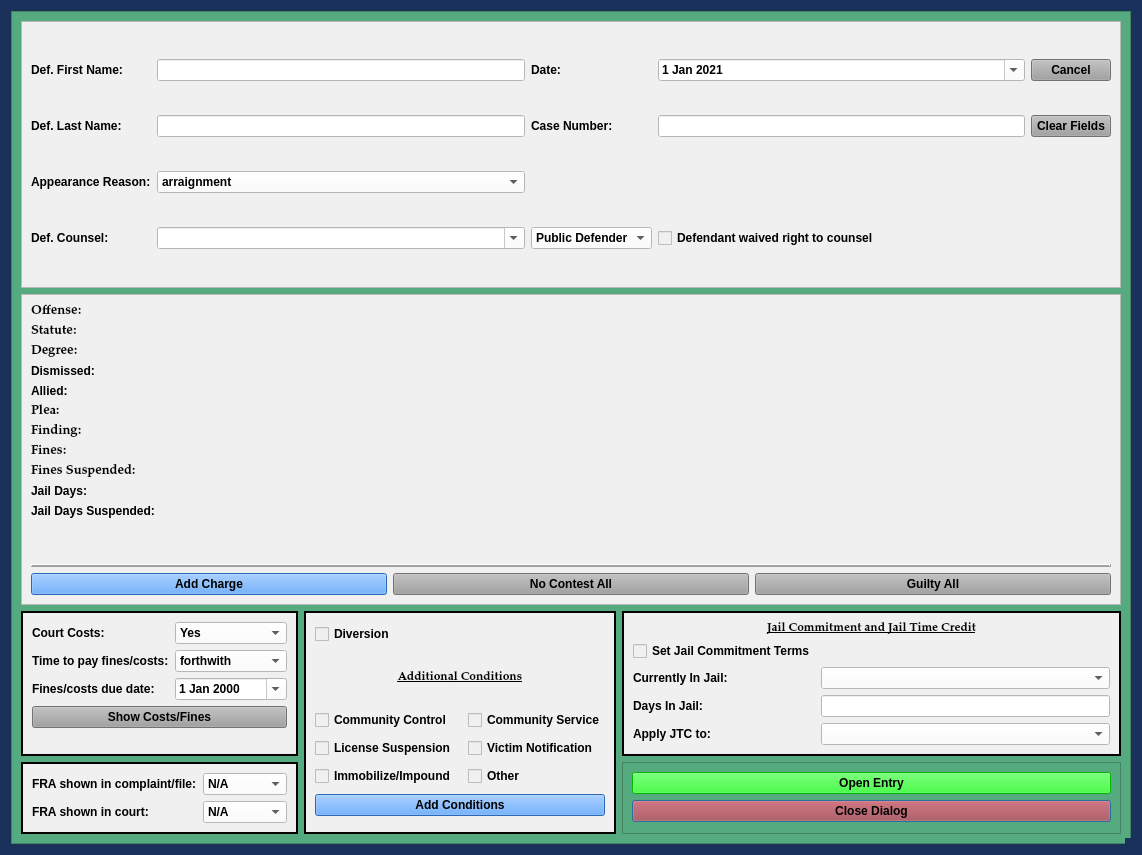
<?xml version="1.0" encoding="UTF-8"?>
<ui version="4.0">
 <class>JailCCPleaDialog</class>
 <widget class="QDialog" name="JailCCPleaDialog">
  <property name="windowModality">
   <enum>Qt::NonModal</enum>
  </property>
  <property name="geometry">
   <rect>
    <x>0</x>
    <y>0</y>
    <width>1142</width>
    <height>855</height>
   </rect>
  </property>
  <property name="sizePolicy">
   <sizepolicy hsizetype="Minimum" vsizetype="Minimum">
    <horstretch>0</horstretch>
    <verstretch>0</verstretch>
   </sizepolicy>
  </property>
  <property name="minimumSize">
   <size>
    <width>0</width>
    <height>0</height>
   </size>
  </property>
  <property name="maximumSize">
   <size>
    <width>2500</width>
    <height>3500</height>
   </size>
  </property>
  <property name="palette">
   <palette>
    <active>
     <colorrole role="Button">
      <brush brushstyle="SolidPattern">
       <color alpha="255">
        <red>25</red>
        <green>49</green>
        <blue>91</blue>
       </color>
      </brush>
     </colorrole>
     <colorrole role="Base">
      <brush brushstyle="SolidPattern">
       <color alpha="255">
        <red>25</red>
        <green>49</green>
        <blue>91</blue>
       </color>
      </brush>
     </colorrole>
     <colorrole role="Window">
      <brush brushstyle="SolidPattern">
       <color alpha="255">
        <red>25</red>
        <green>49</green>
        <blue>91</blue>
       </color>
      </brush>
     </colorrole>
    </active>
    <inactive>
     <colorrole role="Button">
      <brush brushstyle="SolidPattern">
       <color alpha="255">
        <red>25</red>
        <green>49</green>
        <blue>91</blue>
       </color>
      </brush>
     </colorrole>
     <colorrole role="Base">
      <brush brushstyle="SolidPattern">
       <color alpha="255">
        <red>25</red>
        <green>49</green>
        <blue>91</blue>
       </color>
      </brush>
     </colorrole>
     <colorrole role="Window">
      <brush brushstyle="SolidPattern">
       <color alpha="255">
        <red>25</red>
        <green>49</green>
        <blue>91</blue>
       </color>
      </brush>
     </colorrole>
    </inactive>
    <disabled>
     <colorrole role="Button">
      <brush brushstyle="SolidPattern">
       <color alpha="255">
        <red>25</red>
        <green>49</green>
        <blue>91</blue>
       </color>
      </brush>
     </colorrole>
     <colorrole role="Base">
      <brush brushstyle="SolidPattern">
       <color alpha="255">
        <red>25</red>
        <green>49</green>
        <blue>91</blue>
       </color>
      </brush>
     </colorrole>
     <colorrole role="Window">
      <brush brushstyle="SolidPattern">
       <color alpha="255">
        <red>25</red>
        <green>49</green>
        <blue>91</blue>
       </color>
      </brush>
     </colorrole>
    </disabled>
   </palette>
  </property>
  <property name="font">
   <font>
    <family>Palatino Linotype</family>
    <pointsize>10</pointsize>
    <weight>75</weight>
    <italic>false</italic>
    <bold>true</bold>
   </font>
  </property>
  <property name="windowTitle">
   <string>Jail Community Control Plea Case Information</string>
  </property>
  <property name="toolTip">
   <string/>
  </property>
  <property name="styleSheet">
   <string notr="true">background-color: rgb(25, 49, 91);
font: 75 10pt &quot;Palatino Linotype&quot;;
font-weight: bold;</string>
  </property>
  <property name="sizeGripEnabled">
   <bool>true</bool>
  </property>
  <property name="modal">
   <bool>true</bool>
  </property>
  <layout class="QVBoxLayout" name="verticalLayout" stretch="0">
   <item>
    <widget class="QScrollArea" name="scrollArea">
     <property name="styleSheet">
      <string notr="true">background-color: rgb(85, 170, 127);</string>
     </property>
     <property name="widgetResizable">
      <bool>true</bool>
     </property>
     <widget class="QWidget" name="scrollAreaWidgetContents_2">
      <property name="geometry">
       <rect>
        <x>0</x>
        <y>0</y>
        <width>1099</width>
        <height>845</height>
       </rect>
      </property>
      <layout class="QGridLayout" name="gridLayout_4" rowstretch="1,0,0,0">
       <item row="3" column="0">
        <widget class="QFrame" name="fra_frame">
         <property name="sizePolicy">
          <sizepolicy hsizetype="Preferred" vsizetype="Preferred">
           <horstretch>0</horstretch>
           <verstretch>0</verstretch>
          </sizepolicy>
         </property>
         <property name="styleSheet">
          <string notr="true">background-color: rgb(240, 240, 240);</string>
         </property>
         <property name="frameShape">
          <enum>QFrame::Box</enum>
         </property>
         <property name="frameShadow">
          <enum>QFrame::Plain</enum>
         </property>
         <property name="lineWidth">
          <number>2</number>
         </property>
         <layout class="QFormLayout" name="formLayout_2">
          <item row="0" column="0">
           <widget class="QLabel" name="label_21">
            <property name="text">
             <string>FRA shown in complaint/file:</string>
            </property>
           </widget>
          </item>
          <item row="0" column="1">
           <widget class="QComboBox" name="fra_in_file_box">
            <property name="styleSheet">
             <string notr="true">background-color: rgb(255, 255, 255);</string>
            </property>
            <item>
             <property name="text">
              <string>N/A</string>
             </property>
            </item>
            <item>
             <property name="text">
              <string>Yes</string>
             </property>
            </item>
            <item>
             <property name="text">
              <string>No</string>
             </property>
            </item>
           </widget>
          </item>
          <item row="1" column="0">
           <widget class="QLabel" name="label_22">
            <property name="text">
             <string>FRA shown in court:</string>
            </property>
           </widget>
          </item>
          <item row="1" column="1">
           <widget class="QComboBox" name="fra_in_court_box">
            <property name="styleSheet">
             <string notr="true">background-color: rgb(255, 255, 255);</string>
            </property>
            <item>
             <property name="text">
              <string>N/A</string>
             </property>
            </item>
            <item>
             <property name="text">
              <string>Yes</string>
             </property>
            </item>
            <item>
             <property name="text">
              <string>No</string>
             </property>
            </item>
           </widget>
          </item>
         </layout>
        </widget>
       </item>
       <item row="0" column="0" colspan="3">
        <widget class="QFrame" name="case_name_Frame">
         <property name="sizePolicy">
          <sizepolicy hsizetype="Preferred" vsizetype="Preferred">
           <horstretch>0</horstretch>
           <verstretch>0</verstretch>
          </sizepolicy>
         </property>
         <property name="styleSheet">
          <string notr="true">background-color: rgb(240, 240, 240);</string>
         </property>
         <property name="frameShape">
          <enum>QFrame::StyledPanel</enum>
         </property>
         <property name="frameShadow">
          <enum>QFrame::Raised</enum>
         </property>
         <layout class="QGridLayout" name="gridLayout">
          <item row="0" column="2">
           <widget class="QLabel" name="label_26">
            <property name="text">
             <string>Date:</string>
            </property>
           </widget>
          </item>
          <item row="0" column="0">
           <widget class="QLabel" name="label">
            <property name="text">
             <string>Def. First Name:</string>
            </property>
           </widget>
          </item>
          <item row="1" column="1">
           <widget class="QLineEdit" name="defendant_last_name_lineEdit">
            <property name="enabled">
             <bool>true</bool>
            </property>
            <property name="styleSheet">
             <string notr="true">background-color: rgb(255, 255, 255);</string>
            </property>
           </widget>
          </item>
          <item row="1" column="0">
           <widget class="QLabel" name="label_2">
            <property name="text">
             <string>Def. Last Name:</string>
            </property>
           </widget>
          </item>
          <item row="0" column="1">
           <widget class="QLineEdit" name="defendant_first_name_lineEdit">
            <property name="maximumSize">
             <size>
              <width>500</width>
              <height>16777215</height>
             </size>
            </property>
            <property name="styleSheet">
             <string notr="true">background-color: rgb(255, 255, 255);</string>
            </property>
           </widget>
          </item>
          <item row="0" column="3">
           <widget class="QDateEdit" name="plea_trial_date">
            <property name="focusPolicy">
             <enum>Qt::NoFocus</enum>
            </property>
            <property name="styleSheet">
             <string notr="true">background-color: rgb(255, 255, 255);</string>
            </property>
            <property name="minimumDate">
             <date>
              <year>2021</year>
              <month>1</month>
              <day>1</day>
             </date>
            </property>
            <property name="calendarPopup">
             <bool>true</bool>
            </property>
            <property name="date">
             <date>
              <year>2021</year>
              <month>1</month>
              <day>1</day>
             </date>
            </property>
           </widget>
          </item>
          <item row="1" column="3">
           <widget class="QLineEdit" name="case_number_lineEdit">
            <property name="maximumSize">
             <size>
              <width>500</width>
              <height>16777215</height>
             </size>
            </property>
            <property name="styleSheet">
             <string notr="true">background-color: rgb(255, 255, 255);</string>
            </property>
           </widget>
          </item>
          <item row="0" column="4">
           <widget class="QPushButton" name="cancel_Button">
            <property name="focusPolicy">
             <enum>Qt::NoFocus</enum>
            </property>
            <property name="styleSheet">
             <string notr="true">background-color: rgb(160, 160, 160);</string>
            </property>
            <property name="text">
             <string>Cancel</string>
            </property>
           </widget>
          </item>
          <item row="1" column="2">
           <widget class="QLabel" name="label_3">
            <property name="text">
             <string>Case Number:</string>
            </property>
           </widget>
          </item>
          <item row="1" column="4">
           <widget class="QPushButton" name="clear_fields_case_Button">
            <property name="focusPolicy">
             <enum>Qt::NoFocus</enum>
            </property>
            <property name="styleSheet">
             <string notr="true">background-color: rgb(160, 160, 160);</string>
            </property>
            <property name="text">
             <string>Clear Fields</string>
            </property>
           </widget>
          </item>
          <item row="3" column="0">
           <widget class="QLabel" name="label_24">
            <property name="text">
             <string>Def. Counsel:</string>
            </property>
           </widget>
          </item>
          <item row="3" column="2">
           <widget class="QComboBox" name="defense_counsel_type_box">
            <property name="styleSheet">
             <string notr="true">background-color: rgb(255, 255, 255);</string>
            </property>
            <item>
             <property name="text">
              <string>Public Defender</string>
             </property>
            </item>
            <item>
             <property name="text">
              <string>Private Counsel</string>
             </property>
            </item>
           </widget>
          </item>
          <item row="3" column="3">
           <widget class="QCheckBox" name="defense_counsel_waived_checkBox">
            <property name="text">
             <string>Defendant waived right to counsel</string>
            </property>
           </widget>
          </item>
          <item row="3" column="1">
           <widget class="QComboBox" name="defense_counsel_name_box">
            <property name="styleSheet">
             <string notr="true">background-color: rgb(255, 255, 255);</string>
            </property>
            <property name="editable">
             <bool>true</bool>
            </property>
           </widget>
          </item>
          <item row="2" column="1">
           <widget class="QComboBox" name="appearance_reason_box">
            <property name="styleSheet">
             <string notr="true">background-color: rgb(255, 255, 255);</string>
            </property>
            <item>
             <property name="text">
              <string>arraignment</string>
             </property>
            </item>
            <item>
             <property name="text">
              <string>change of plea</string>
             </property>
            </item>
            <item>
             <property name="text">
              <string>trial to court</string>
             </property>
            </item>
            <item>
             <property name="text">
              <string>jury trial</string>
             </property>
            </item>
            <item>
             <property name="text">
              <string>LEAP sentencing</string>
             </property>
            </item>
           </widget>
          </item>
          <item row="2" column="0">
           <widget class="QLabel" name="label_27">
            <property name="text">
             <string>Appearance Reason:</string>
            </property>
           </widget>
          </item>
         </layout>
        </widget>
       </item>
       <item row="2" column="0">
        <widget class="QFrame" name="costs_frame">
         <property name="sizePolicy">
          <sizepolicy hsizetype="Preferred" vsizetype="Preferred">
           <horstretch>0</horstretch>
           <verstretch>0</verstretch>
          </sizepolicy>
         </property>
         <property name="styleSheet">
          <string notr="true">background-color: rgb(240, 240, 240);</string>
         </property>
         <property name="frameShape">
          <enum>QFrame::Box</enum>
         </property>
         <property name="frameShadow">
          <enum>QFrame::Plain</enum>
         </property>
         <property name="lineWidth">
          <number>2</number>
         </property>
         <layout class="QFormLayout" name="formLayout">
          <item row="0" column="0">
           <widget class="QLabel" name="label_11">
            <property name="text">
             <string>Court Costs:</string>
            </property>
           </widget>
          </item>
          <item row="0" column="1">
           <widget class="QComboBox" name="court_costs_box">
            <property name="styleSheet">
             <string notr="true">background-color: rgb(255, 255, 255);</string>
            </property>
            <item>
             <property name="text">
              <string>Yes</string>
             </property>
            </item>
            <item>
             <property name="text">
              <string>Waived</string>
             </property>
            </item>
            <item>
             <property name="text">
              <string>No</string>
             </property>
            </item>
           </widget>
          </item>
          <item row="1" column="0">
           <widget class="QLabel" name="label_9">
            <property name="text">
             <string>Time to pay fines/costs:</string>
            </property>
           </widget>
          </item>
          <item row="1" column="1">
           <widget class="QComboBox" name="ability_to_pay_box">
            <property name="styleSheet">
             <string notr="true">background-color: rgb(255, 255, 255);</string>
            </property>
            <item>
             <property name="text">
              <string>forthwith</string>
             </property>
            </item>
            <item>
             <property name="text">
              <string>within 30 days</string>
             </property>
            </item>
            <item>
             <property name="text">
              <string>within 60 days</string>
             </property>
            </item>
            <item>
             <property name="text">
              <string>within 90 days</string>
             </property>
            </item>
           </widget>
          </item>
          <item row="2" column="0">
           <widget class="QLabel" name="label_18">
            <property name="text">
             <string>Fines/costs due date:</string>
            </property>
           </widget>
          </item>
          <item row="2" column="1">
           <widget class="QDateEdit" name="balance_due_date">
            <property name="styleSheet">
             <string notr="true">background-color: rgb(255, 255, 255);</string>
            </property>
            <property name="calendarPopup">
             <bool>true</bool>
            </property>
           </widget>
          </item>
          <item row="3" column="0" colspan="2">
           <widget class="QPushButton" name="costs_and_fines_Button">
            <property name="sizePolicy">
             <sizepolicy hsizetype="Preferred" vsizetype="Fixed">
              <horstretch>0</horstretch>
              <verstretch>0</verstretch>
             </sizepolicy>
            </property>
            <property name="focusPolicy">
             <enum>Qt::NoFocus</enum>
            </property>
            <property name="styleSheet">
             <string notr="true">background-color: rgb(160, 160, 160);</string>
            </property>
            <property name="text">
             <string>Show Costs/Fines</string>
            </property>
            <property name="flat">
             <bool>false</bool>
            </property>
           </widget>
          </item>
         </layout>
        </widget>
       </item>
       <item row="3" column="2">
        <widget class="QFrame" name="frame_2">
         <property name="frameShape">
          <enum>QFrame::StyledPanel</enum>
         </property>
         <property name="frameShadow">
          <enum>QFrame::Raised</enum>
         </property>
         <layout class="QGridLayout" name="gridLayout_7">
          <item row="1" column="0">
           <widget class="QPushButton" name="close_dialog_Button">
            <property name="styleSheet">
             <string notr="true">background-color: rgb(170, 58, 63);</string>
            </property>
            <property name="text">
             <string>Close Dialog</string>
            </property>
           </widget>
          </item>
          <item row="0" column="0">
           <widget class="QPushButton" name="create_entry_Button">
            <property name="styleSheet">
             <string notr="true">background-color: rgb(0, 255, 0);</string>
            </property>
            <property name="text">
             <string>Open Entry</string>
            </property>
            <property name="autoDefault">
             <bool>false</bool>
            </property>
           </widget>
          </item>
         </layout>
        </widget>
       </item>
       <item row="1" column="0" colspan="3">
        <widget class="QFrame" name="frame">
         <property name="sizePolicy">
          <sizepolicy hsizetype="Preferred" vsizetype="Preferred">
           <horstretch>0</horstretch>
           <verstretch>0</verstretch>
          </sizepolicy>
         </property>
         <property name="styleSheet">
          <string notr="true">background-color: rgb(240, 240, 240);</string>
         </property>
         <property name="frameShape">
          <enum>QFrame::StyledPanel</enum>
         </property>
         <property name="frameShadow">
          <enum>QFrame::Raised</enum>
         </property>
         <layout class="QVBoxLayout" name="verticalLayout_2">
          <item>
           <layout class="QGridLayout" name="gridLayout_3">
            <item row="2" column="1">
             <widget class="QPushButton" name="no_contest_all_Button">
              <property name="sizePolicy">
               <sizepolicy hsizetype="Preferred" vsizetype="Fixed">
                <horstretch>0</horstretch>
                <verstretch>0</verstretch>
               </sizepolicy>
              </property>
              <property name="focusPolicy">
               <enum>Qt::NoFocus</enum>
              </property>
              <property name="styleSheet">
               <string notr="true">background-color: rgb(160, 160, 160);</string>
              </property>
              <property name="text">
               <string>No Contest All</string>
              </property>
             </widget>
            </item>
            <item row="2" column="2">
             <widget class="QPushButton" name="guilty_all_Button">
              <property name="sizePolicy">
               <sizepolicy hsizetype="Preferred" vsizetype="Fixed">
                <horstretch>0</horstretch>
                <verstretch>0</verstretch>
               </sizepolicy>
              </property>
              <property name="focusPolicy">
               <enum>Qt::NoFocus</enum>
              </property>
              <property name="styleSheet">
               <string notr="true">background-color: rgb(160, 160, 160);</string>
              </property>
              <property name="text">
               <string>Guilty All</string>
              </property>
             </widget>
            </item>
            <item row="2" column="0">
             <widget class="QPushButton" name="add_charge_Button">
              <property name="styleSheet">
               <string notr="true">background-color: rgb(62, 146, 255)</string>
              </property>
              <property name="text">
               <string>Add Charge</string>
              </property>
             </widget>
            </item>
            <item row="0" column="0" colspan="3">
             <layout class="QGridLayout" name="charges_gridLayout">
              <item row="12" column="0">
               <widget class="QLabel" name="label_5">
                <property name="text">
                 <string/>
                </property>
               </widget>
              </item>
              <item row="8" column="0">
               <widget class="QLabel" name="label_10">
                <property name="font">
                 <font>
                  <family>Palatino Linotype</family>
                  <pointsize>10</pointsize>
                  <weight>75</weight>
                  <italic>false</italic>
                  <bold>true</bold>
                 </font>
                </property>
                <property name="text">
                 <string>Fines Suspended:</string>
                </property>
               </widget>
              </item>
              <item row="2" column="0">
               <widget class="QLabel" name="label_20">
                <property name="font">
                 <font>
                  <family>Palatino Linotype</family>
                  <pointsize>10</pointsize>
                  <weight>75</weight>
                  <italic>false</italic>
                  <bold>true</bold>
                 </font>
                </property>
                <property name="text">
                 <string>Degree:</string>
                </property>
               </widget>
              </item>
              <item row="6" column="0">
               <widget class="QLabel" name="label_14">
                <property name="font">
                 <font>
                  <family>Palatino Linotype</family>
                  <pointsize>10</pointsize>
                  <weight>75</weight>
                  <italic>false</italic>
                  <bold>true</bold>
                 </font>
                </property>
                <property name="text">
                 <string>Finding:</string>
                </property>
               </widget>
              </item>
              <item row="5" column="0">
               <widget class="QLabel" name="plea_label_1">
                <property name="font">
                 <font>
                  <family>Palatino Linotype</family>
                  <pointsize>10</pointsize>
                  <weight>75</weight>
                  <italic>false</italic>
                  <bold>true</bold>
                 </font>
                </property>
                <property name="text">
                 <string>Plea:</string>
                </property>
               </widget>
              </item>
              <item row="10" column="0">
               <widget class="QLabel" name="label_12">
                <property name="text">
                 <string>Jail Days Suspended:</string>
                </property>
               </widget>
              </item>
              <item row="0" column="0">
               <widget class="QLabel" name="offense_label_1">
                <property name="font">
                 <font>
                  <family>Palatino Linotype</family>
                  <pointsize>10</pointsize>
                  <weight>75</weight>
                  <italic>false</italic>
                  <bold>true</bold>
                 </font>
                </property>
                <property name="text">
                 <string>Offense:</string>
                </property>
                <property name="wordWrap">
                 <bool>true</bool>
                </property>
               </widget>
              </item>
              <item row="1" column="0">
               <widget class="QLabel" name="label_19">
                <property name="font">
                 <font>
                  <family>Palatino Linotype</family>
                  <pointsize>10</pointsize>
                  <weight>75</weight>
                  <italic>false</italic>
                  <bold>true</bold>
                 </font>
                </property>
                <property name="text">
                 <string>Statute:</string>
                </property>
               </widget>
              </item>
              <item row="9" column="0">
               <widget class="QLabel" name="label_8">
                <property name="text">
                 <string>Jail Days:</string>
                </property>
               </widget>
              </item>
              <item row="7" column="0">
               <widget class="QLabel" name="label_17">
                <property name="font">
                 <font>
                  <family>Palatino Linotype</family>
                  <pointsize>10</pointsize>
                  <weight>75</weight>
                  <italic>false</italic>
                  <bold>true</bold>
                 </font>
                </property>
                <property name="text">
                 <string>Fines:</string>
                </property>
               </widget>
              </item>
              <item row="4" column="0">
               <widget class="QLabel" name="label_7">
                <property name="text">
                 <string>Allied:</string>
                </property>
               </widget>
              </item>
              <item row="11" column="0">
               <widget class="QLabel" name="label_4">
                <property name="text">
                 <string/>
                </property>
               </widget>
              </item>
              <item row="3" column="0">
               <widget class="QLabel" name="label_25">
                <property name="text">
                 <string>Dismissed:</string>
                </property>
               </widget>
              </item>
             </layout>
            </item>
            <item row="1" column="0" colspan="3">
             <widget class="Line" name="line">
              <property name="frameShadow">
               <enum>QFrame::Raised</enum>
              </property>
              <property name="lineWidth">
               <number>2</number>
              </property>
              <property name="orientation">
               <enum>Qt::Horizontal</enum>
              </property>
             </widget>
            </item>
           </layout>
          </item>
         </layout>
        </widget>
       </item>
       <item row="2" column="2">
        <widget class="QFrame" name="jail_time_credit_frame">
         <property name="styleSheet">
          <string notr="true">background-color: rgb(240, 240, 240);
font: 75 9pt &quot;Palatino Linotype&quot;;
font-weight: bold;</string>
         </property>
         <property name="frameShape">
          <enum>QFrame::Box</enum>
         </property>
         <property name="frameShadow">
          <enum>QFrame::Plain</enum>
         </property>
         <property name="lineWidth">
          <number>2</number>
         </property>
         <layout class="QGridLayout" name="gridLayout_6">
          <item row="2" column="1">
           <widget class="QComboBox" name="in_jail_box">
            <property name="styleSheet">
             <string notr="true">background-color: rgb(255, 255, 255);</string>
            </property>
            <item>
             <property name="text">
              <string/>
             </property>
            </item>
            <item>
             <property name="text">
              <string>Yes</string>
             </property>
            </item>
            <item>
             <property name="text">
              <string>No</string>
             </property>
            </item>
           </widget>
          </item>
          <item row="2" column="0">
           <widget class="QLabel" name="label_6">
            <property name="text">
             <string>Currently In Jail:</string>
            </property>
           </widget>
          </item>
          <item row="4" column="0">
           <widget class="QLabel" name="label_16">
            <property name="text">
             <string>Apply JTC to:</string>
            </property>
           </widget>
          </item>
          <item row="3" column="1">
           <widget class="QLineEdit" name="jail_time_credit_box">
            <property name="styleSheet">
             <string notr="true">background-color: rgb(255, 255, 255);</string>
            </property>
           </widget>
          </item>
          <item row="3" column="0">
           <widget class="QLabel" name="label_13">
            <property name="text">
             <string>Days In Jail:</string>
            </property>
           </widget>
          </item>
          <item row="0" column="0" colspan="2">
           <widget class="QLabel" name="jail_time_credit_label">
            <property name="maximumSize">
             <size>
              <width>16777215</width>
              <height>50</height>
             </size>
            </property>
            <property name="font">
             <font>
              <family>Palatino Linotype</family>
              <pointsize>9</pointsize>
              <weight>75</weight>
              <italic>false</italic>
              <bold>true</bold>
              <underline>true</underline>
             </font>
            </property>
            <property name="text">
             <string>Jail Commitment and Jail Time Credit</string>
            </property>
            <property name="alignment">
             <set>Qt::AlignCenter</set>
            </property>
           </widget>
          </item>
          <item row="4" column="1">
           <widget class="QComboBox" name="jail_time_credit_apply_box">
            <property name="styleSheet">
             <string notr="true">background-color: rgb(255, 255, 255);</string>
            </property>
            <item>
             <property name="text">
              <string/>
             </property>
            </item>
            <item>
             <property name="text">
              <string>Costs and Fines</string>
             </property>
            </item>
            <item>
             <property name="text">
              <string>Sentence</string>
             </property>
            </item>
           </widget>
          </item>
          <item row="1" column="0">
           <widget class="QCheckBox" name="jail_checkBox">
            <property name="text">
             <string>Set Jail Commitment Terms</string>
            </property>
           </widget>
          </item>
         </layout>
        </widget>
       </item>
       <item row="2" column="1" rowspan="2">
        <widget class="QFrame" name="frame_6">
         <property name="sizePolicy">
          <sizepolicy hsizetype="Preferred" vsizetype="Preferred">
           <horstretch>0</horstretch>
           <verstretch>0</verstretch>
          </sizepolicy>
         </property>
         <property name="styleSheet">
          <string notr="true">background-color: rgb(240, 240, 240);
font: 75 9pt &quot;Palatino Linotype&quot;;
font-weight: bold;</string>
         </property>
         <property name="frameShape">
          <enum>QFrame::Box</enum>
         </property>
         <property name="frameShadow">
          <enum>QFrame::Plain</enum>
         </property>
         <property name="lineWidth">
          <number>2</number>
         </property>
         <layout class="QGridLayout" name="gridLayout_5" rowstretch="0,0,0,0,0,0,0,0">
          <item row="7" column="0" colspan="3">
           <widget class="QPushButton" name="add_conditions_Button">
            <property name="styleSheet">
             <string notr="true">background-color: rgb(62, 146, 255)</string>
            </property>
            <property name="text">
             <string>Add Conditions</string>
            </property>
            <property name="autoDefault">
             <bool>false</bool>
            </property>
           </widget>
          </item>
          <item row="3" column="0">
           <widget class="QCheckBox" name="community_control_checkBox">
            <property name="text">
             <string>Community Control</string>
            </property>
           </widget>
          </item>
          <item row="4" column="2">
           <widget class="QCheckBox" name="victim_notification_checkBox">
            <property name="text">
             <string>Victim Notification</string>
            </property>
           </widget>
          </item>
          <item row="3" column="2">
           <widget class="QCheckBox" name="community_service_checkBox">
            <property name="text">
             <string>Community Service</string>
            </property>
           </widget>
          </item>
          <item row="5" column="2">
           <widget class="QCheckBox" name="other_conditions_checkBox">
            <property name="enabled">
             <bool>true</bool>
            </property>
            <property name="focusPolicy">
             <enum>Qt::StrongFocus</enum>
            </property>
            <property name="text">
             <string>Other</string>
            </property>
           </widget>
          </item>
          <item row="4" column="0">
           <widget class="QCheckBox" name="license_suspension_checkBox">
            <property name="text">
             <string>License Suspension</string>
            </property>
           </widget>
          </item>
          <item row="5" column="0">
           <widget class="QCheckBox" name="impoundment_checkBox">
            <property name="text">
             <string>Immobilize/Impound</string>
            </property>
           </widget>
          </item>
          <item row="1" column="0" colspan="3">
           <widget class="QLabel" name="add_conditions_label">
            <property name="maximumSize">
             <size>
              <width>16777215</width>
              <height>50</height>
             </size>
            </property>
            <property name="font">
             <font>
              <family>Palatino Linotype</family>
              <pointsize>9</pointsize>
              <weight>75</weight>
              <italic>false</italic>
              <bold>true</bold>
              <underline>true</underline>
             </font>
            </property>
            <property name="text">
             <string>Additional Conditions</string>
            </property>
            <property name="alignment">
             <set>Qt::AlignCenter</set>
            </property>
           </widget>
          </item>
          <item row="0" column="0">
           <widget class="QCheckBox" name="diversion_checkBox">
            <property name="text">
             <string>Diversion</string>
            </property>
           </widget>
          </item>
         </layout>
        </widget>
       </item>
      </layout>
     </widget>
    </widget>
   </item>
  </layout>
 </widget>
 <tabstops>
  <tabstop>defendant_first_name_lineEdit</tabstop>
  <tabstop>defendant_last_name_lineEdit</tabstop>
  <tabstop>case_number_lineEdit</tabstop>
  <tabstop>defense_counsel_name_box</tabstop>
  <tabstop>defense_counsel_type_box</tabstop>
  <tabstop>defense_counsel_waived_checkBox</tabstop>
  <tabstop>court_costs_box</tabstop>
  <tabstop>ability_to_pay_box</tabstop>
  <tabstop>balance_due_date</tabstop>
  <tabstop>fra_in_file_box</tabstop>
  <tabstop>fra_in_court_box</tabstop>
  <tabstop>community_control_checkBox</tabstop>
  <tabstop>add_conditions_Button</tabstop>
  <tabstop>jail_time_credit_box</tabstop>
  <tabstop>jail_time_credit_apply_box</tabstop>
  <tabstop>create_entry_Button</tabstop>
  <tabstop>close_dialog_Button</tabstop>
  <tabstop>scrollArea</tabstop>
 </tabstops>
 <resources/>
 <connections/>
 <slots>
  <slot>create_entry()</slot>
  <slot>continue_dialog()</slot>
  <slot>close_window()</slot>
  <slot>set_dialog()</slot>
  <slot>update_case_information()</slot>
  <slot>ovi_dialog()</slot>
  <slot>sentencing_dialog()</slot>
  <slot>proceed_to_sentencing()</slot>
  <slot>proceed_to_ovi()</slot>
  <slot>add_charge()</slot>
  <slot>set_statute()</slot>
  <slot>set_pay_date()</slot>
  <slot>amend_offense()</slot>
  <slot>set_offense()</slot>
  <slot>add_charge_to_view()</slot>
  <slot>delete_charge()</slot>
  <slot>delete_charge_from_view()</slot>
  <slot>close_event()</slot>
  <slot>set_fra_in_file()</slot>
  <slot>set_fra_in_court()</slot>
  <slot>start_add_conditions_dialog()</slot>
  <slot>start_amend_offense_dialog()</slot>
 </slots>
</ui>
